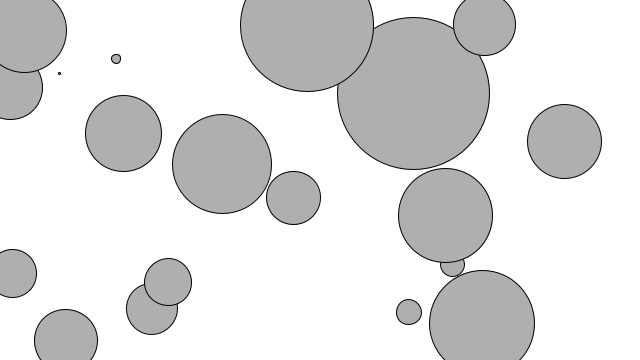
Frame 1 (no input)
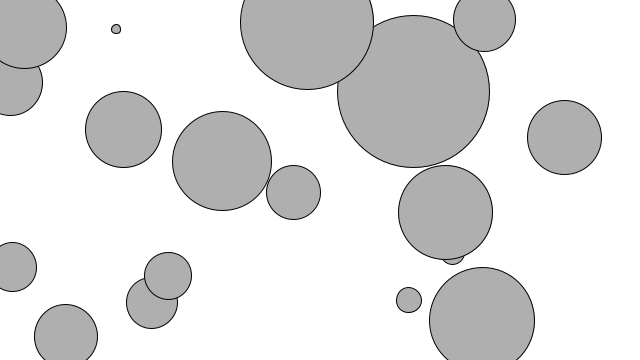
Frame 60 (the mouse pressed at the canvas centre just before this capture)
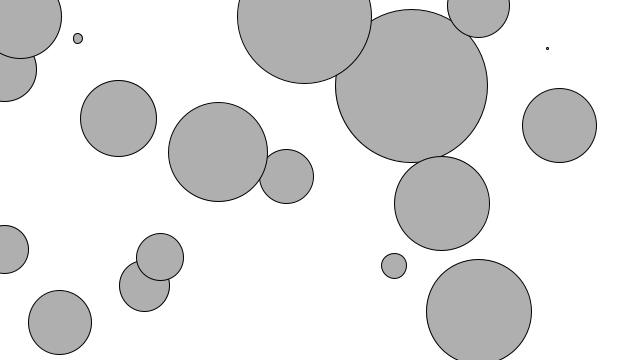
Frame 120 (the mouse held since frame 60 and released just before this capture)

The Processing sketch that drew these frames (run headless with seeded random() and noise(); from frame 60 on, the mouse is pressed at the canvas centre):

// Processing sketch: build
// ── build.pde
// Ch. 2 Forces
// Example 2

Mover[] movers = new Mover[20];

void setup() {
    size(640, 360);
    background(255);

    for (int i = 0; i < movers.length; i++) {
        movers[i] = new Mover(random(width), random(height), random(10));
    }
}

void draw() {
    background(255, 10);

    PVector forceFloat = new PVector(0, -0.01);

    for (int i = 0; i < movers.length; i++) {
        movers[i].applyForce(forceFloat);
        movers[i].update();
        movers[i].checkEdges();
        movers[i].display();
    }

}

void mousePressed() {
    PVector wind = new PVector(map(noise(millis()), 0, 1, -0.5, 0.5), 0);
    for (int i = 0; i < movers.length; i++) {
        movers[i].applyForce(wind);
    }
}

// ── Mover.pde
class Mover {

    PVector dimension;
    PVector location;
    PVector velocity;
    PVector acceleration;
    float mass;

    Mover(float x, float y, float m) {
        // If you pass values, this constructor is called
        mass = m;
        dimension = new PVector(m * 16, m * 16);
        location = new PVector(x, y);
        velocity = new PVector(0, 0);
        acceleration = new PVector(0, 0);
    }

    Mover() {
        // This one's for the lazy ppl out there
        float x = random(width);
        float y = random(height);
        float m = 10;
        mass = m;
        dimension = new PVector(m * 16, m * 16);
        location = new PVector(x, y);
        velocity = new PVector(0, 0);
        acceleration = new PVector(0, 0);
    }

    void applyForce(PVector force) {
        PVector f = PVector.div(force, mass);
        acceleration.add(f);
    }

    void update() {
        velocity.add(acceleration);
        location.add(velocity);
        acceleration.mult(0);  // Clear acceleration
    }

    void display() {
        stroke(0);
        fill(175);
        ellipse(location.x, location.y, dimension.x, dimension.y);
    }

    void checkEdges() {
        // wraps around sides
        if (location.x > width) {
            location.x = 0;
        } else if (location.x < 0) {
            location.x = width;
        }
        // bounces off top and bottom
        if (location.y < 0) {
            velocity.y *= -1;
            location.y = 0;
        } else if (location.y > height) {
            velocity.y *= -1;
            location.y = height;
        }
    }

}
